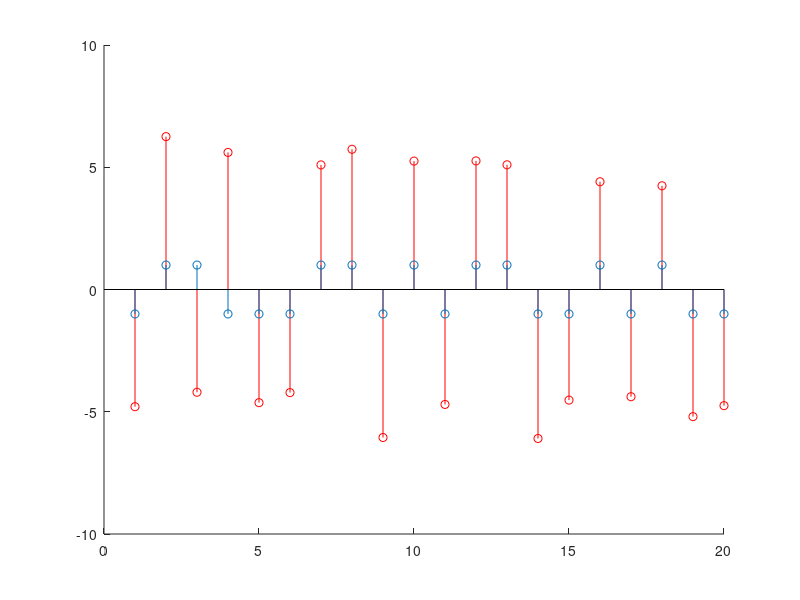

Write MATLAB code to recreate this figure.
m=[-1,-1,1,1,-1];
s1=[-1,1,-1,1,1];
s2=[-1,-1,-1,-1,1];
s3=[-1,1,-1,-1,1];
s4=[1,-1,-1,-1,1];

d=reshape(repmat(m,5,1),1,25);
S1=repmat(s1,1,5);
S2=repmat(s2,1,5);
S3=repmat(s3,1,5);
S4=repmat(s4,1,5);

p1=S1.*d;
p2=S2.*d;
p3=S3.*d;
p4=S4.*d;

h1=fliplr(s1);
h2=fliplr(s2);
h3=fliplr(s3);
h4=fliplr(s4);

y1=conv(p1,h1);
y2=conv(p2,h2);
y3=conv(p3,h3);
y4=conv(p4,h4);

m1=y1(abs(y1) >= 5)/5;
m2=y2(abs(y2) >= 5)/5;
m3=y3(abs(y3) >= 5)/5;
m4=y4(abs(y4) >= 5)/5;

%%%%%%%%%%%%%%%%%%%%%%


m=datasample([-1 1],20);
s1=[-1,1,-1,1,1];
s2=[-1,-1,-1,-1,1];

%upsample m 5 times
d=reshape(repmat(m,5,1),1,100);
S1=repmat(s1,1,20);

p1=S1.*d;

h1=fliplr(s1);
h2=fliplr(s2);

y1=conv(p1,h1);
y2=conv(p1,h2);

%no noise correctly matched
m1=y1(abs(y1) >= max(y1))/max(y1);
%no noise incorreectly matched
m2=y2(abs(y2) >= 3)/3;

% M=[m;m1;m2];

%noise
awgnoise = struct();
awgnoise.reqSNR = 10;
%power in watts, i.e. energy divided by time
awgnoise.sigPower = sum(abs(p1(:)).^2)/length(p1(:));
%convert to dBW; dBW is ratio of power of signal relative to 1 watt
awgnoise.sigPower = 10*log10(awgnoise.sigPower);
%because both in db log(S/N)=logS-logN
awgnoise.noisePowerdBW = awgnoise.sigPower-awgnoise.reqSNR;
%invert
awgnoise.noisePowerW = 10^(awgnoise.noisePowerdBW/10);
%because the variance should be noise, hence sqrt
awgnoise.noise = (sqrt(awgnoise.noisePowerW))*randn(1, 100);


np1 = awgn(p1,10,'measured');
% nnp1 = p1+awgnoise.noise;
% plot(x,np1,'b',x,nnp1,'r')

ny1 = conv(np1,h1);
% plot(1:104,ny1)

%what happens when the threshholding produces too few values?
threshed = ny1(abs(ny1) >= 4);

hold on;
stem(threshed(1:20),'r')
stem(m)
hold off;

e=m.*threshed;
sum(e<0)/20